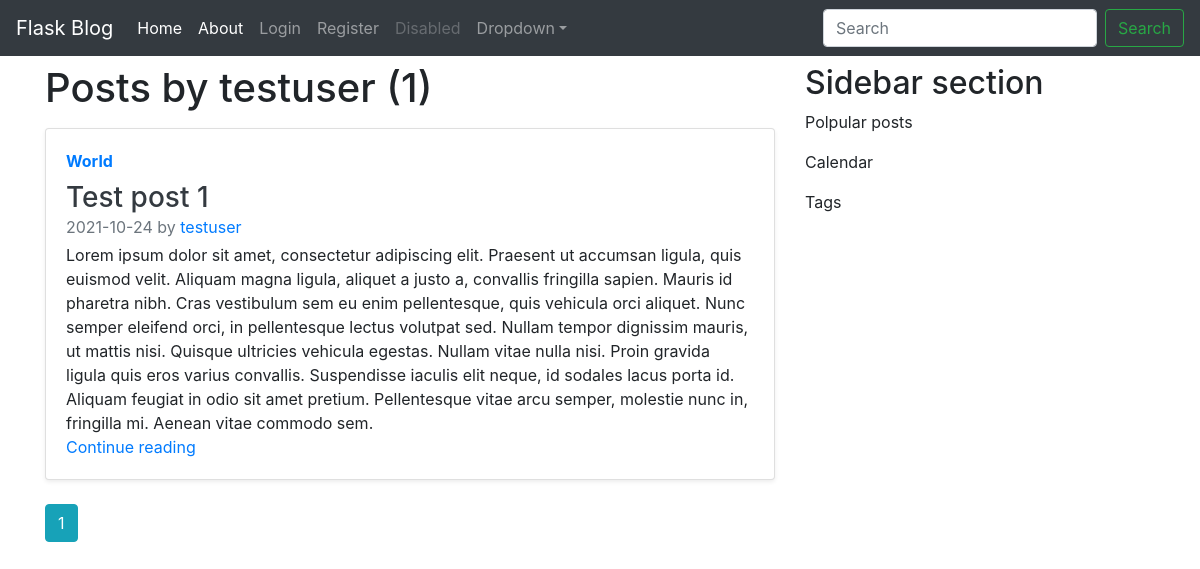
The app's page /user/testuser with its own data.
### flaskblog/models.py (models this page shows, shortened)
class User(db.Model, UserMixin):
	id = db.Column(db.Integer, primary_key=True)
	username = db.Column(db.String(20), unique=True, nullable=False)
	email = db.Column(db.String(120), unique=True, nullable=False)
	image_file = db.Column(db.String(20), nullable=False, default='default.jpg')
	password = db.Column(db.String(60), nullable=False)
	post = db.relationship('Post', backref='author', lazy=True)

class Post(db.Model):
	id = db.Column(db.Integer, primary_key=True)
	title = db.Column(db.String(100), nullable=False)
	date_posted = db.Column(db.DateTime, nullable=False, default=datetime.utcnow)
	content = db.Column(db.Text, nullable=False)
	user_id = db.Column(db.Integer, db.ForeignKey('user.id'), nullable=False)

### flaskblog/users/routes.py (the view)
@users.route('/user/<string:username>')
def user_post(username):
	page = request.args.get('page', 1, type=int)
	user = User.query.filter_by(username=username).first_or_404()
	posts = Post.query.filter_by(author=user)\
		.order_by(Post.date_posted.desc())\
		.paginate(page=page, per_page=5)
	return render_template('user_post.html', posts=posts, user=user)

### flaskblog/templates/user_post.html
{% extends 'layout.html' %}
{% block content %}
	<h1 class="mb-3">Posts by {{ user.username }} ({{ posts.total }})</h1>
	{% for post in posts.items %}
		<div class="card flex-md-row mb-4 shadow-sm h-md-250">
			<div class="card-body d-flex flex-column align-items-start">
				<strong class="d-inline-block mb-2 text-primary">World</strong>
				<h3 class="mb-0">
					<a class="text-dark" href="{{ url_for('posts.post', post_id=post.id) }}">{{ post.title }}</a>
				</h3>
				<div class="mb-1 text-muted">
					{{ post.date_posted.strftime('%Y-%m-%d') }} by
					<a class="mr-2" href="{{ url_for('users.user_post', username=post.author.username) }}">{{ post.author.username }}</a>
				</div>
				<p class="card-text mb-auto">{{ post.content }}</p>
				<a href="{{ url_for('posts.post', post_id=post.id) }}">Continue reading</a>
           </div>
        </div>
	{% endfor %}
	{% for page_num in posts.iter_pages(left_edge=1, right_edge=1, left_current=1, right_current=2) %}
		{% if page_num %}
			{% if posts.page == page_num %}
				<a class="btn btn-info mb-4" href="{{ url_for('users.user_post', username=user.username, page=page_num) }}">{{ page_num }}</a>
			{% else %}
				<a class="btn btn-outline-info mb-4" href="{{ url_for('users.user_post', username=user.username, page=page_num) }}">{{ page_num }}</a>
			{% endif %}
		{% else %}
			...
		{% endif %}
	{% endfor %}
{% endblock content %}

### flaskblog/templates/layout.html (shortened to what this page needs)
<!DOCTYPE html>
<html lang=en>
<head>
	<link rel="stylesheet" type="text/css" href="{{ url_for('static', filename='main.css') }}">
	<link rel="stylesheet" href="https://stackpath.bootstrapcdn.com/bootstrap/4.3.1/css/bootstrap.min.css">
</head>
<body>
	<nav class="navbar navbar-expand-md navbar-dark fixed-top bg-dark">
		<a class="navbar-brand" href="#">Flask Blog</a>
		<div class="collapse navbar-collapse" id="navbarsExampleDefault">
			<ul class="navbar-nav mr-auto">
				<li class="nav-item active">
					<a class="nav-link" href="{{ url_for('main.home') }}">Home <span class="sr-only">(current)</span></a>
				</li>
				<li class="nav-item active">
					<a class="nav-link" href="{{ url_for('main.about') }}">About</a>
				</li>
				{% if current_user.is_authenticated %}
					<li class="nav-item">
						<a class="nav-link" href="{{ url_for('posts.new_post') }}">New Post</a>
					</li>
					<li class="nav-item">
						<a class="nav-link" href="{{ url_for('users.account') }}">Account</a>
					</li>
					<li class="nav-item">
						<a class="nav-link" href="{{ url_for('users.logout') }}">Logout</a>
					</li>
				{% else %}
					<li class="nav-item">
						<a class="nav-link" href="{{ url_for('users.login') }}">Login</a>
					</li>
					<li class="nav-item">
						<a class="nav-link" href="{{ url_for('users.register') }}">Register</a>
					</li>
				{% endif %}
				<li class="nav-item">
					<a class="nav-link disabled" href="#">Disabled</a>
				</li>
				<li class="nav-item dropdown">
					<a class="nav-link dropdown-toggle" href="http://example.com" id="dropdown01" data-toggle="dropdown" aria-haspopup="true" aria-expanded="false">Dropdown</a>
				</li>
			</ul>
			<form class="form-inline my-2 my-lg-0">
				<input class="form-control mr-sm-2" type="text" placeholder="Search" aria-label="Search">
				<button class="btn btn-outline-success my-2 my-sm-0" type="submit">Search</button>
			</form>
		</div>
	</nav>
	<main role="main" class="main">
	<div class="container">
		<div class="row">
			<div class="col-md-8">
				{% block content %}{% endblock content %}
			</div>
			<div class="col-md-4">
				<h2>Sidebar section</h2>
				<p>Polpular posts</p>
				<p>Calendar</p>
				<p>Tags</p>
			</div>
		</div>
	</div>
	</main>
</body>
</html>

### flaskblog/static/main.css (style rules this page uses)
.main { padding-top: 4em; }

### records on screen
User: username "testuser"
Post: title "Test post 1", date_posted "2021-10-24", author.username "testuser", content "Lorem ipsum dolor sit amet, consectetur adipiscing elit. Praesent ut accumsan ligula, quis euismod velit. Aliquam magna ligula, aliquet a justo a, convallis fringilla sapien. Mauris id pharetra nibh. Cras vestibulum sem eu enim pellentesque, quis vehicula orci aliquet. Nunc semper eleifend orci, in pellentesque lectus volutpat sed. Nullam tempor dignissim mauris, ut mattis nisi. Quisque ultricies vehicula egestas. Nullam vitae nulla nisi. Proin gravida ligula quis eros varius convallis. Suspendisse iaculis elit neque, id sodales lacus porta id. Aliquam feugiat in odio sit amet pretium. Pellentesque vitae arcu semper, molestie nunc in, fringilla mi. Aenean vitae commodo sem."

### other values on screen
{{ posts.total }} "1"
{{ page_num }} "1"
